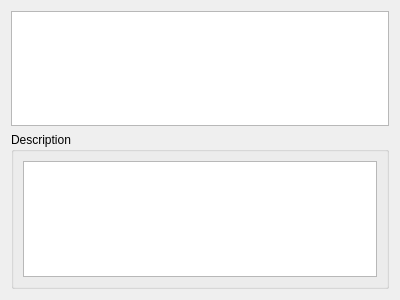
<?xml version="1.0" encoding="UTF-8"?>
<ui version="4.0">
 <class>Dialog</class>
 <widget class="QDialog" name="Dialog">
  <property name="geometry">
   <rect>
    <x>0</x>
    <y>0</y>
    <width>400</width>
    <height>300</height>
   </rect>
  </property>
  <property name="windowTitle">
   <string>Dialog</string>
  </property>
  <layout class="QVBoxLayout" name="verticalLayout_2">
   <item>
    <widget class="QListView" name="configList"/>
   </item>
   <item>
    <widget class="QGroupBox" name="groupBox">
     <property name="title">
      <string>Description</string>
     </property>
     <layout class="QVBoxLayout" name="verticalLayout">
      <item>
       <widget class="QTextEdit" name="configDescriptionTextEdit"/>
      </item>
     </layout>
    </widget>
   </item>
  </layout>
 </widget>
 <resources/>
 <connections/>
</ui>
